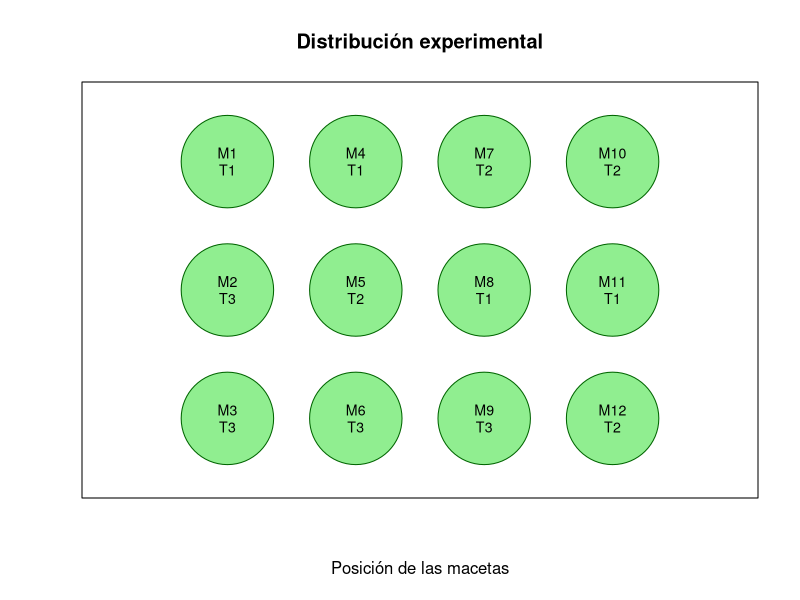

Write R code to recreate this figure.
## ---- chunk 1
#| label: tabla-tratamientos

tratamientos <- data.frame(
  Tratamiento = c("T1", "T2", "T3"),
  Frecuencia = c(
    "Cada día",
    "Cada 2 días",
    "Cada 3 días"
  ),
  Repeticiones = c(4, 4, 4)
)

knitr::kable(
  tratamientos,
  caption = "Tratamientos del experimento"
)
## ---- chunk 2
#| label: aleatorizacion

set.seed(123)

diseno <- data.frame(
  Maceta = paste0("M", 1:12),
  Tratamiento = sample(
    rep(c("T1", "T2", "T3"), each = 4)
  )
)

knitr::kable(
  diseno,
  caption = "Distribución aleatoria de tratamientos"
)
## ---- chunk 3
#| label: croquis
#| fig-width: 9
#| fig-height: 6
#| fig-cap: "Croquis de distribución de tratamientos."

# Posiciones de las macetas
x <- rep(1:4, each = 3)
y <- rep(3:1, times = 4)

# Preparar el gráfico
plot(
  NA,
  xlim = c(0.5, 4.5),
  ylim = c(0.5, 3.5),
  xlab = "Posición de las macetas",
  ylab = "",
  main = "Distribución experimental",
  axes = FALSE,
  asp = 1
)

# Dibujar macetas
symbols(
  x, y,
  circles = rep(0.36, 12),
  inches = FALSE,
  bg = "lightgreen",
  fg = "darkgreen",
  add = TRUE
)

# Identificar tratamientos
text(
  x, y,
  labels = paste0(
    diseno$Maceta,
    "\n",
    diseno$Tratamiento
  ),
  cex = 0.85
)

box()
## ---- chunk 4
#| label: tabla-variables

variables <- data.frame(
  Variable = c(
    "Altura de planta",
    "Número de hojas",
    "Diámetro de raíz"
  ),
  Unidad = c("cm", "unidad", "mm"),
  Evaluacion = c(
    "Semanal",
    "Semanal",
    "Al finalizar"
  )
)

knitr::kable(
  variables,
  caption = "Variables propuestas para evaluar el crecimiento"
)
